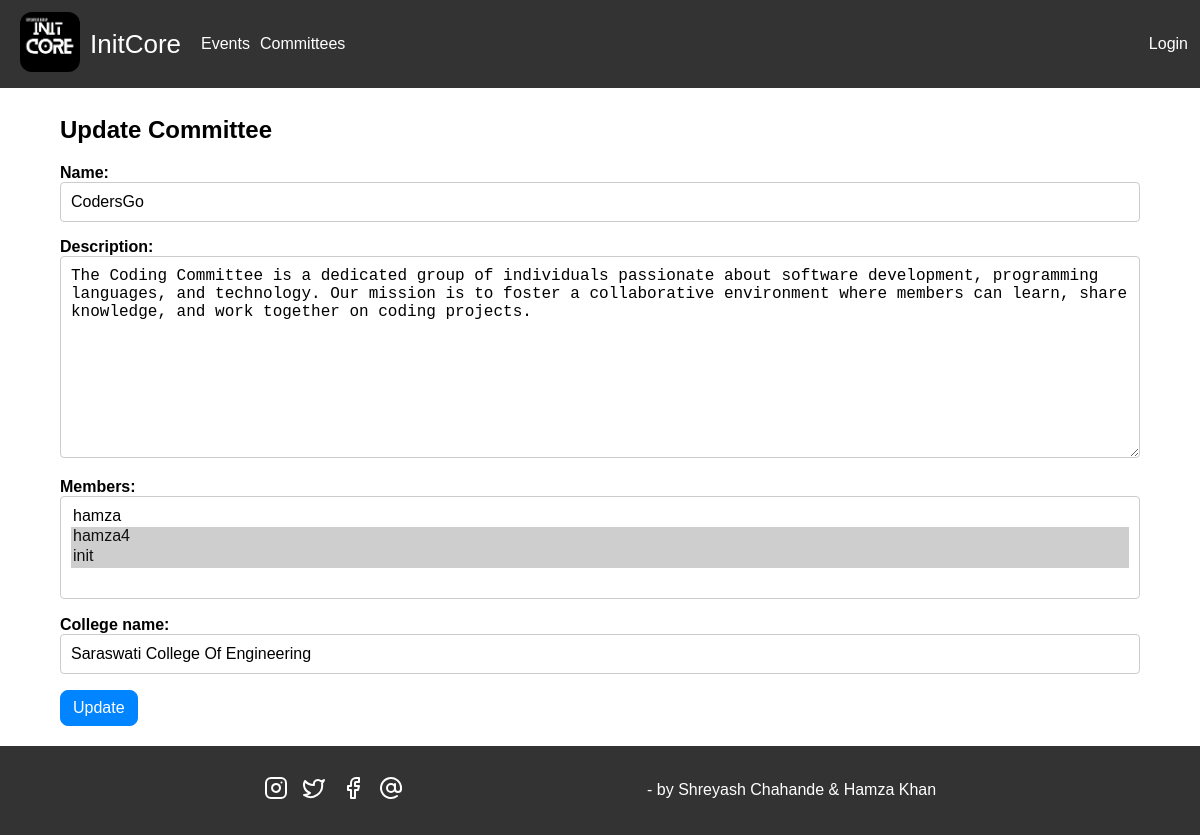
Screenshot of /committee_dashboard/committees/3/update/ with the database file from the repository.
### event_management_app/models.py (models this page shows, shortened)
class Committee(models.Model):
    name = models.CharField(max_length=100)
    description = models.TextField()
    members = models.ManyToManyField(User, related_name='committees', blank=True)
    created_by = models.ForeignKey(User, on_delete=models.CASCADE, related_name='created_committees', null=True)
    college_name = models.CharField(max_length=100)
    created_at = models.DateTimeField(auto_now_add=True)
    profile_image = models.ImageField(upload_to='committee_profile_images/')

### event_management_app/views.py (the view)
# urls.py: path('committee_dashboard/committees/<int:pk>/update/', CommitteeUpdateView.as_view(), name='committee_update'),
class CommitteeUpdateView(UpdateView):
    model = Committee
    template_name = 'committee_update.html'
    fields = ['name', 'description', 'members', 'college_name']
    success_url = reverse_lazy('committee_dashboard')

### event_management_app/templates/committee_update.html (shortened to what this page needs)
{% extends 'base.html' %}
{% block content %}
<h1>Update Committee</h1>
<form method="post">
  {% csrf_token %} {{ form.as_p }}
  <button type="submit">Update</button>
</form>
{% endblock %}

### event_management_app/static/css/base.css (style rules this page uses)
body { margin: auto; font-family: Arial, sans-serif; background-color: #fff; }

### event_management_app/static/css/navbar.css (style rules this page uses)
button { padding: 8px 12px; background-color: #0084ff; color: #fff; font-size: 16px; border-radius: 8px; border: 1px solid #0084ff; transition: all .3s ease-in-out; }

### event_management_app/static/css/my-committee.css (style rules this page uses)
h1 { margin-bottom: 20px; font-size: 24px; }

### event_management_app/static/css/committe-detail.css (style rules this page uses)
label { font-weight: bold; }
input[type="text"], textarea, select { width: 100%; padding: 10px; border: 1px solid #ccc; border-radius: 4px; box-sizing: border-box; font-size: 16px; }

### rows the page displays
Committee: name "CodersGo", description "The Coding Committee is a dedicated group of individuals passionate about software development, programming languages, and technology. Our mission is to foster a collaborative environment where members can learn, share knowledge, and work together on coding projects.", college_name "Saraswati College Of Engineering"
